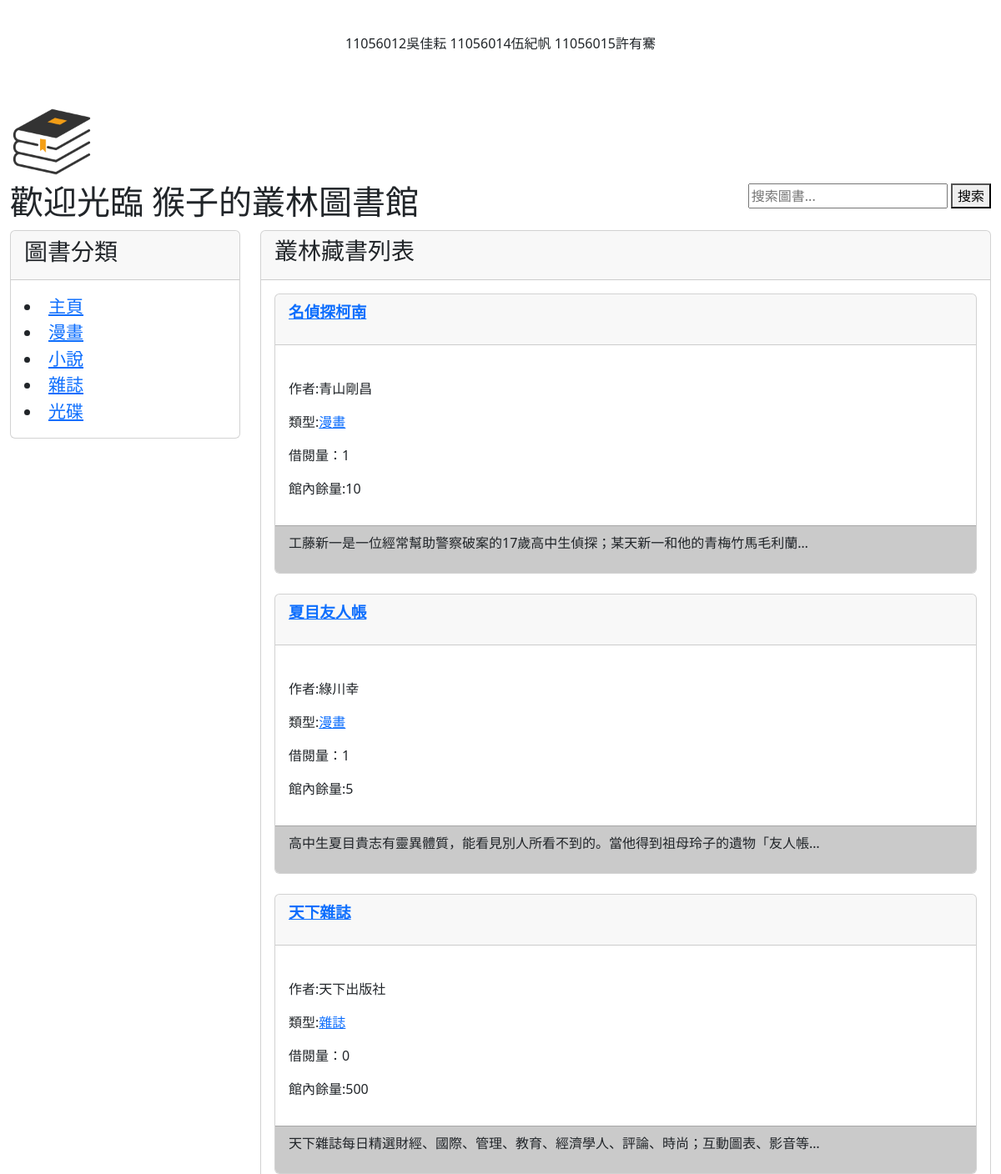
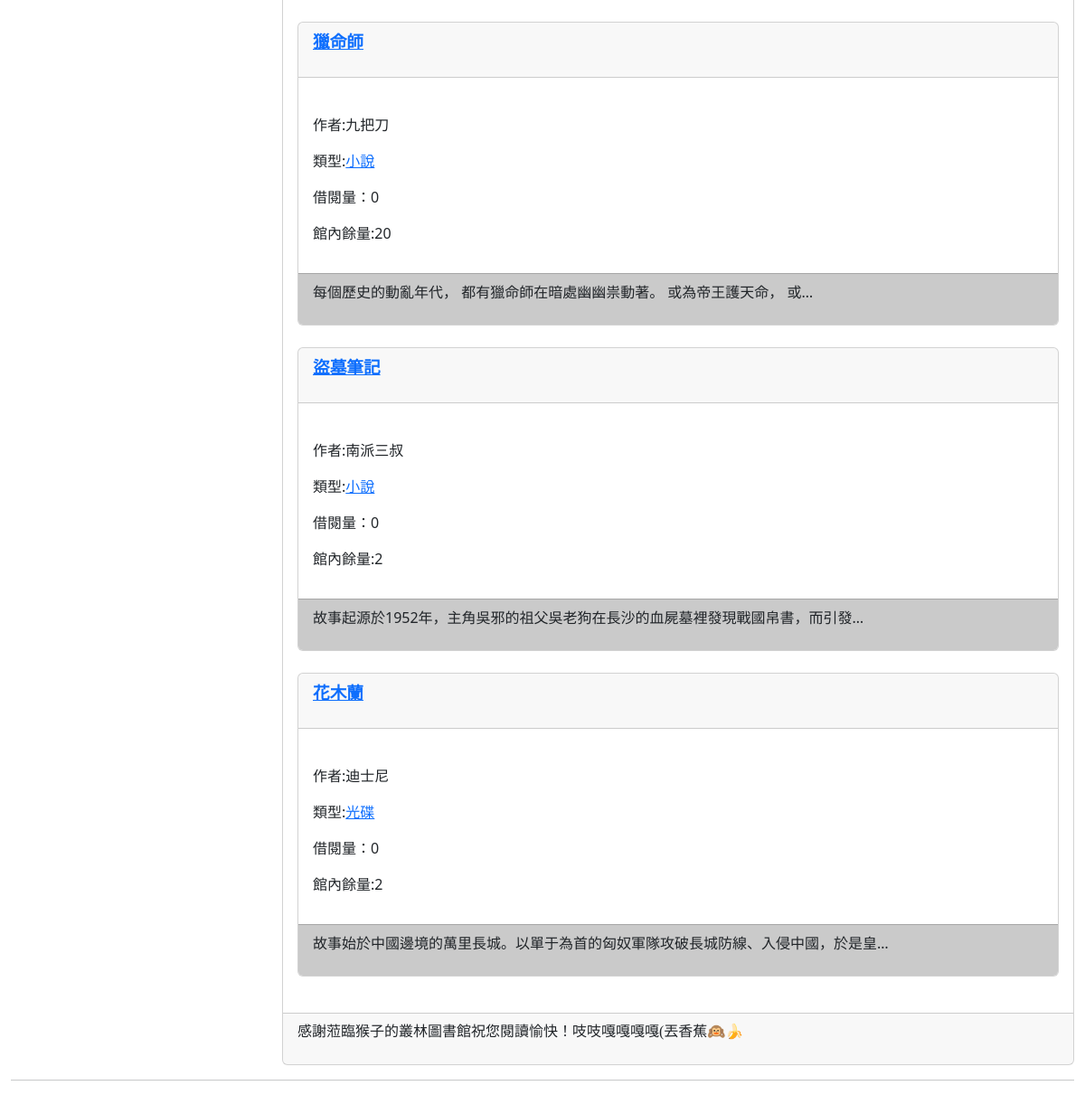
The page / on the database its author committed (2 pictures, top to bottom).
### user_borrowAndReturn/models.py (models this page shows, shortened)
class Category(models.Model):
    name=models.CharField(max_length=100)
    def __str__(self):
        return self.name

class Book(models.Model):
    title = models.CharField(max_length=200)
    author = models.CharField(max_length=100)
    cover = models.CharField(max_length=500)
    category = models.ForeignKey(Category, on_delete=models.CASCADE, null=True, blank=True)
    available_quantity = models.PositiveIntegerField()
    publication_date = models.DateField(null=True,blank=True)
    content=models.TextField(max_length=500,null=True,blank=True)

### user_borrowAndReturn/views.py (the view)
# urls.py: path('',views.homepage),
def homepage(request):
    books = Book.objects.annotate(borrow_count=Count('borrowingrecord')).order_by('-borrow_count', 'title')
    return render(request, 'homePage.html', {'books':books})

### user_borrowAndReturn/templatetags/getAllCategoryForMenu.py (called while the page is built)
@register.simple_tag
def get_menu_categories():
    return Category.objects.all()

### templates/homePage.html (shortened to what this page needs)
{% extends "base.html" %}
{% block headmessage %}<h3 style='font-family:標楷體;'>叢林藏書列表</h3> {%endblock headmessage%}
{% block content%}
{%for book in books%}
<div class='card'>
    <div class='card-header'>
        <p style='font-family:微軟正黑體;font-size:14pt;font-weight:bold;'>
            <a href='/book/{{book.id}}/'>{{book.title}}</a>
        </p>
    </div>
    <br>
    <div class='card-body' style='background-color:#ffffff'>
        <p>作者:{{book.author}}</p>
        <p>類型:<a href='/category/{{book.category_id}}/'>{{book.category}}</a></p>
        <p>借閱量：{{book.borrow_count}}</p>
        <p>館內餘量:{{book.available_quantity}}</p>
    </div>
    <div class='card-footer'  style='background-color:#cacaca'>
        <p>
            {{ book.content | truncatechars:40 }}
        </p>
    </div>
</div>
<br>
{% endfor %}
{% endblock content %}

### templates/base.html (shortened to what this page needs)
{% load getAllCategoryForMenu %}
<!DOCTYPE html>
<html>
    <head>
    <link href="https://cdn.jsdelivr.net/npm/bootstrap@5.3.2/dist/css/bootstrap.min.css" rel="stylesheet">
    </head>
    <body>
        <div class="container-fluid">
            {% include 'header.html'%}
            <div class="row">
                <div class="col-sm-3 col-md-3">
                     <div class="card">
                        <div class="card-header">
                            <h3>圖書分類<h3>
                        </div>
                        <div class="card-body">
                            <div class="list-group" style="font-size: 21px;">
                                <li><a href="/">主頁</a></li>
                                {% get_menu_categories as categories %}
                                {% for category in categories %}
                                    <li><a href="/category/{{ category.id }}/">{{ category.name }}</a></li>
                                {% endfor %}
                            </div>
                        </div>
                    </div>
             </div>
             <div class="col-sm-9 col-md-9">
                <div class="card">
                    <div class="card-header">
                    {% block headmessage %}
                    {% endblock %}
                </div>
                <div class="card-body">
                    {% block content %}
                    {% endblock %}
                </div>
                <div class="card-footer">
                    {% include 'footer.html' %}
                </div>
            </div>
        </div>
    </div>
        <hr>
    </body>
</html>

### rows shown on the page
Category: name "漫畫"
Category: name "小說"
Category: name "雜誌"
Category: name "光碟"
Book: title "名偵探柯南", author "青山剛昌", category "漫畫", borrow_count "1", available_quantity "10", content "工藤新一是一位經常幫助警察破案的17歲高中生偵探；某天新一和他的青梅竹馬毛利蘭…"
Book: title "夏目友人帳", author "綠川幸", category "漫畫", borrow_count "1", available_quantity "5", content "高中生夏目貴志有靈異體質，能看見別人所看不到的。當他得到祖母玲子的遺物「友人帳…"
Book: title "天下雜誌", author "天下出版社", category "雜誌", borrow_count "0", available_quantity "500", content "天下雜誌每日精選財經、國際、管理、教育、經濟學人、評論、時尚；互動圖表、影音等…"
Book: title "獵命師", author "九把刀", category "小說", borrow_count "0", available_quantity "20", content "每個歷史的動亂年代， 都有獵命師在暗處幽幽祟動著。 或為帝王護天命， 或…"
Book: title "盜墓筆記", author "南派三叔", category "小說", borrow_count "0", available_quantity "2", content "故事起源於1952年，主角吳邪的祖父吳老狗在長沙的血屍墓裡發現戰國帛書，而引發…"
Book: title "花木蘭", author "迪士尼", category "光碟", borrow_count "0", available_quantity "2", content "故事始於中國邊境的萬里長城。以單于為首的匈奴軍隊攻破長城防線、入侵中國，於是皇…"
